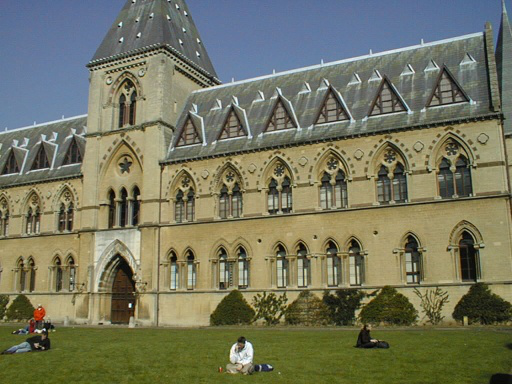
#> input picture cv-hw6-student/data/library1.png, 512 x 384 px
$ python -i optional.py   (imports and definitions only)
#> lines starting #> are read from the running program, lines starting #| are printed output that depends on the picture; after the words box and inside, x2 and y2 are one past the last pixel; in counts of white or black regions, pixels touching at a corner belong together
import cv2
import numpy as np
from functools import reduce


def preprocess_crop_black(image):
    _, mask = cv2.threshold(image, 1.0, 255.0, cv2.THRESH_BINARY)
    contours, _ = cv2.findContours(mask, cv2.RETR_EXTERNAL, cv2.CHAIN_APPROX_SIMPLE)
    largest_contour = reduce(lambda x, y: x if len(x) >= len(y) else y, contours)
    hull_points = cv2.convexHull(largest_contour, clockwise=True)
    max = 0;
    max_points = []
    for hull_point_i in hull_points:
        hull_point_i = hull_point_i[0]
        for hull_point_j in hull_points:
            hull_point_j = hull_point_j[0]
            #print(abs(hull_point_j[1] - hull_point_i[1]))
            area = abs(hull_point_j[0] - hull_point_i[0]) * abs(hull_point_i[1] - hull_point_j[1])
            if area > max:
                max = area;
                max_points = (hull_point_i,hull_point_j)
    print(max_points)
    return max_points

>>> import cv2
>>> picture = cv2.imread('../data/library1.png', cv2.IMREAD_GRAYSCALE)
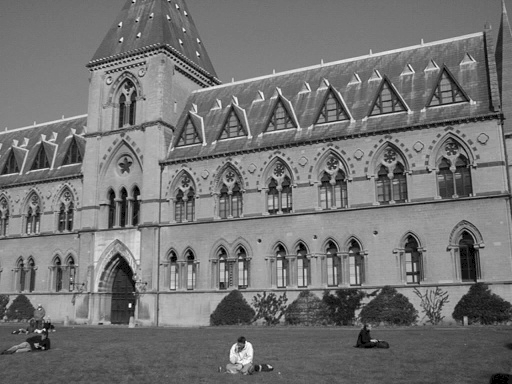
#> picture: shape (384, 512); min 0, max 254, mean 115.5
>>> result = preprocess_crop_black(picture)
#> in preprocess_crop_black, `_, mask = cv2.threshold(image, 1.0, 255.0, cv2.THRESH_BINARY)`:
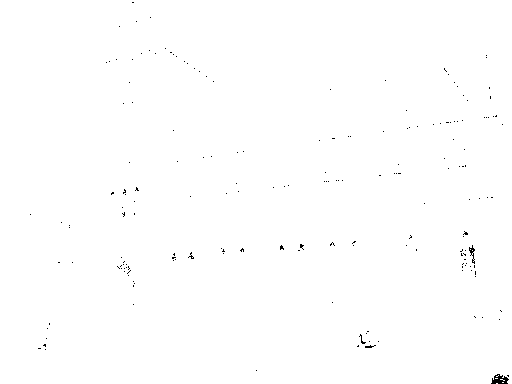
#> mask: shape (384, 512); 99.7% white; black in thin lines or dots
#> in preprocess_crop_black, `contours, _ = cv2.findContours(mask, cv2.RETR_EXTERNAL, cv2.CHAIN_APPR..`: contours = 6 contours, 5 with area under 20; largest, box (x1, y1, x2, y2) and area: (0, 0, 512, 384) 195580
#> in preprocess_crop_black, `largest_contour = reduce(lambda x, y: x if len(x) >= len(y) else y, co..`: largest_contour = contour of 31 points, box (x1, y1, x2, y2) (0, 0, 512, 384), area 195580
#> in preprocess_crop_black, `hull_points = cv2.convexHull(largest_contour, clockwise=True)`: hull_points = [[0, 0], [0, 383], [511, 383], [511, 0]]
#> the loop in preprocess_crop_black, `for hull_point_i in hull_points:` made 4 passes
#> after the loop in preprocess_crop_black, `for hull_point_i in hull_points:`: max = 195713; max_points = ([0, 0], [511, 383])
#| (array([0, 0], dtype=int32), array([511, 383], dtype=int32))
#> result = ([0, 0], [511, 383])
